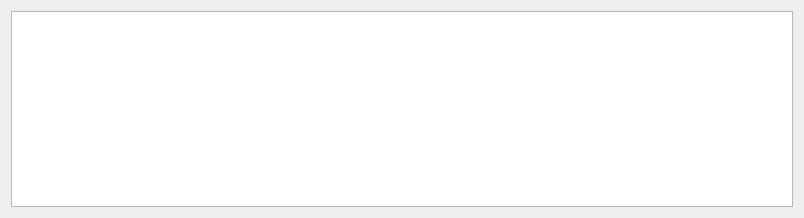
<?xml version="1.0" encoding="UTF-8"?>
<ui version="4.0">
 <class>ConsoleDialog</class>
 <widget class="QDialog" name="ConsoleDialog">
  <property name="geometry">
   <rect>
    <x>0</x>
    <y>0</y>
    <width>804</width>
    <height>218</height>
   </rect>
  </property>
  <property name="windowTitle">
   <string>Dialog</string>
  </property>
  <layout class="QGridLayout" name="gridLayout_2">
   <item row="0" column="0">
    <layout class="QGridLayout" name="gridLayout">
     <item row="0" column="0">
      <layout class="QVBoxLayout" name="verticalLayout">
       <item>
        <widget class="QTextBrowser" name="textBrowser">
         <property name="html">
          <string>&lt;!DOCTYPE HTML PUBLIC &quot;-//W3C//DTD HTML 4.0//EN&quot; &quot;http://www.w3.org/TR/REC-html40/strict.dtd&quot;&gt;
&lt;html&gt;&lt;head&gt;&lt;meta name=&quot;qrichtext&quot; content=&quot;1&quot; /&gt;&lt;style type=&quot;text/css&quot;&gt;
p, li { white-space: pre-wrap; }
&lt;/style&gt;&lt;/head&gt;&lt;body style=&quot; font-family:'Sans Serif'; font-size:9pt; font-weight:400; font-style:normal;&quot;&gt;
&lt;p style=&quot;-qt-paragraph-type:empty; margin-top:0px; margin-bottom:0px; margin-left:0px; margin-right:0px; -qt-block-indent:0; text-indent:0px;&quot;&gt;&lt;br /&gt;&lt;/p&gt;&lt;/body&gt;&lt;/html&gt;</string>
         </property>
        </widget>
       </item>
      </layout>
     </item>
    </layout>
   </item>
  </layout>
 </widget>
 <resources/>
 <connections/>
</ui>
